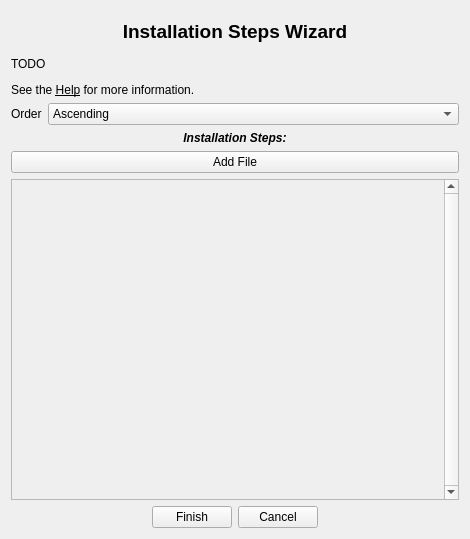
<?xml version="1.0" encoding="UTF-8"?>
<ui version="4.0">
 <class>Form</class>
 <widget class="QWidget" name="Form">
  <property name="geometry">
   <rect>
    <x>0</x>
    <y>0</y>
    <width>470</width>
    <height>539</height>
   </rect>
  </property>
  <property name="windowTitle">
   <string>Form</string>
  </property>
  <layout class="QVBoxLayout" name="verticalLayout_2">
   <item>
    <layout class="QVBoxLayout" name="verticalLayout">
     <item>
      <widget class="QLabel" name="label_4">
       <property name="sizePolicy">
        <sizepolicy hsizetype="Preferred" vsizetype="Preferred">
         <horstretch>0</horstretch>
         <verstretch>0</verstretch>
        </sizepolicy>
       </property>
       <property name="minimumSize">
        <size>
         <width>0</width>
         <height>40</height>
        </size>
       </property>
       <property name="font">
        <font>
         <pointsize>14</pointsize>
         <weight>75</weight>
         <bold>true</bold>
        </font>
       </property>
       <property name="text">
        <string>Installation Steps Wizard</string>
       </property>
       <property name="alignment">
        <set>Qt::AlignCenter</set>
       </property>
      </widget>
     </item>
     <item>
      <widget class="QLabel" name="label">
       <property name="text">
        <string>&lt;html&gt;&lt;head/&gt;&lt;body&gt;&lt;p align=&quot;justify&quot;&gt;TODO&lt;/p&gt;&lt;p align=&quot;justify&quot;&gt;See the &lt;span style=&quot; text-decoration: underline;&quot;&gt;Help&lt;/span&gt; for more information.&lt;/p&gt;&lt;/body&gt;&lt;/html&gt;</string>
       </property>
       <property name="textFormat">
        <enum>Qt::AutoText</enum>
       </property>
       <property name="scaledContents">
        <bool>false</bool>
       </property>
       <property name="wordWrap">
        <bool>true</bool>
       </property>
       <property name="margin">
        <number>8</number>
       </property>
       <property name="indent">
        <number>-1</number>
       </property>
      </widget>
     </item>
     <item>
      <layout class="QFormLayout" name="formLayout">
       <item row="0" column="0">
        <widget class="QLabel" name="orderLabel">
         <property name="text">
          <string>Order</string>
         </property>
        </widget>
       </item>
       <item row="0" column="1">
        <widget class="QComboBox" name="orderComboBox">
         <item>
          <property name="text">
           <string>Ascending</string>
          </property>
         </item>
         <item>
          <property name="text">
           <string>Descending</string>
          </property>
         </item>
         <item>
          <property name="text">
           <string>Explicit</string>
          </property>
         </item>
        </widget>
       </item>
      </layout>
     </item>
     <item>
      <widget class="QLabel" name="label_2">
       <property name="font">
        <font>
         <weight>75</weight>
         <italic>true</italic>
         <bold>true</bold>
        </font>
       </property>
       <property name="text">
        <string>Installation Steps:</string>
       </property>
       <property name="alignment">
        <set>Qt::AlignCenter</set>
       </property>
      </widget>
     </item>
     <item>
      <widget class="QPushButton" name="button_add_file">
       <property name="text">
        <string>Add File</string>
       </property>
      </widget>
     </item>
     <item>
      <widget class="QScrollArea" name="scrollarea_file">
       <property name="verticalScrollBarPolicy">
        <enum>Qt::ScrollBarAlwaysOn</enum>
       </property>
       <property name="widgetResizable">
        <bool>true</bool>
       </property>
       <widget class="QWidget" name="scroll_file">
        <property name="geometry">
         <rect>
          <x>0</x>
          <y>0</y>
          <width>431</width>
          <height>304</height>
         </rect>
        </property>
        <layout class="QVBoxLayout" name="layout_file">
         <property name="leftMargin">
          <number>0</number>
         </property>
         <property name="topMargin">
          <number>0</number>
         </property>
         <property name="rightMargin">
          <number>0</number>
         </property>
         <property name="bottomMargin">
          <number>0</number>
         </property>
         <item>
          <spacer name="verticalSpacer">
           <property name="orientation">
            <enum>Qt::Vertical</enum>
           </property>
           <property name="sizeHint" stdset="0">
            <size>
             <width>20</width>
             <height>40</height>
            </size>
           </property>
          </spacer>
         </item>
        </layout>
       </widget>
      </widget>
     </item>
    </layout>
   </item>
   <item>
    <layout class="QHBoxLayout" name="horizontalLayout">
     <item>
      <spacer name="horizontalSpacer">
       <property name="orientation">
        <enum>Qt::Horizontal</enum>
       </property>
       <property name="sizeHint" stdset="0">
        <size>
         <width>40</width>
         <height>20</height>
        </size>
       </property>
      </spacer>
     </item>
     <item>
      <widget class="QPushButton" name="finish_button">
       <property name="sizePolicy">
        <sizepolicy hsizetype="Fixed" vsizetype="Fixed">
         <horstretch>0</horstretch>
         <verstretch>0</verstretch>
        </sizepolicy>
       </property>
       <property name="text">
        <string>Finish</string>
       </property>
      </widget>
     </item>
     <item>
      <widget class="QPushButton" name="cancel_button">
       <property name="sizePolicy">
        <sizepolicy hsizetype="Fixed" vsizetype="Fixed">
         <horstretch>0</horstretch>
         <verstretch>0</verstretch>
        </sizepolicy>
       </property>
       <property name="text">
        <string>Cancel</string>
       </property>
      </widget>
     </item>
     <item>
      <spacer name="horizontalSpacer_2">
       <property name="orientation">
        <enum>Qt::Horizontal</enum>
       </property>
       <property name="sizeHint" stdset="0">
        <size>
         <width>40</width>
         <height>20</height>
        </size>
       </property>
      </spacer>
     </item>
    </layout>
   </item>
  </layout>
 </widget>
 <resources/>
 <connections/>
</ui>
